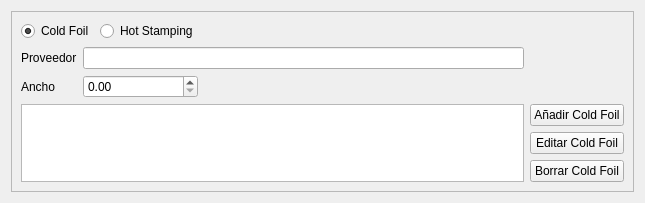
                    <widget class="QWidget" name="tabColdFoil_2">
                     <attribute name="title">
                      <string>Cold Foil</string>
                     </attribute>
                     <layout class="QGridLayout" name="gridLayout_34">
                      <item row="0" column="0">
                       <widget class="QFrame" name="formularioColdFoil_2">
                        <property name="frameShape">
                         <enum>QFrame::StyledPanel</enum>
                        </property>
                        <property name="frameShadow">
                         <enum>QFrame::Raised</enum>
                        </property>
                        <layout class="QGridLayout" name="gridLayout_7">
                         <item row="0" column="0" colspan="2">
                          <widget class="QRadioButton" name="rbCF">
                           <property name="text">
                            <string>Cold Foil</string>
                           </property>
                           <property name="checked">
                            <bool>true</bool>
                           </property>
                          </widget>
                         </item>
                         <item row="0" column="2">
                          <widget class="QRadioButton" name="rbHS">
                           <property name="text">
                            <string>Hot Stamping</string>
                           </property>
                          </widget>
                         </item>
                         <item row="0" column="3">
                          <spacer name="horizontalSpacer_4">
                           <property name="orientation">
                            <enum>Qt::Horizontal</enum>
                           </property>
                           <property name="sizeHint" stdset="0">
                            <size>
                             <width>320</width>
                             <height>20</height>
                            </size>
                           </property>
                          </spacer>
                         </item>
                         <item row="1" column="0">
                          <widget class="QLabel" name="lblProveedorColdFoil_2">
                           <property name="text">
                            <string>Proveedor</string>
                           </property>
                          </widget>
                         </item>
                         <item row="1" column="1" colspan="3">
                          <widget class="QLineEdit" name="leProveedorColdFoilMod"/>
                         </item>
                         <item row="2" column="0">
                          <widget class="QLabel" name="lblAnchoColdFoil_2">
                           <property name="text">
                            <string>Ancho</string>
                           </property>
                          </widget>
                         </item>
                         <item row="2" column="1" colspan="2">
                          <widget class="QDoubleSpinBox" name="dsbAnchoColdFoilMod">
                           <property name="decimals">
                            <number>2</number>
                           </property>
                          </widget>
                         </item>
                         <item row="3" column="0" rowspan="3" colspan="4">
                          <widget class="QTableView" name="viewColdFoil"/>
                         </item>
                         <item row="3" column="4">
                          <widget class="QPushButton" name="pbAniadirColdFoilMod">
                           <property name="text">
                            <string>Añadir Cold Foil</string>
                           </property>
                          </widget>
                         </item>
                         <item row="4" column="4">
                          <widget class="QPushButton" name="pbEditarColdFoilMod">
                           <property name="text">
                            <string>Editar Cold Foil</string>
                           </property>
                          </widget>
                         </item>
                         <item row="5" column="4">
                          <widget class="QPushButton" name="pbBorrarColdFoilMod">
                           <property name="text">
                            <string>Borrar Cold Foil</string>
                           </property>
                          </widget>
                         </item>
                        </layout>
                       </widget>
                      </item>
                     </layout>
                    </widget>
